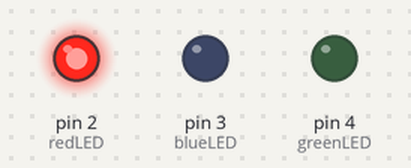
The sketch below on a simulated Arduino Uno, built with avr-gcc and run on an emulated ATmega328P. Shown: output pins drawn as LEDs (lit = HIGH).

Above: at 0.1 s.
Timing chart, 0 to 1.6 s (numbered marks = the images above):
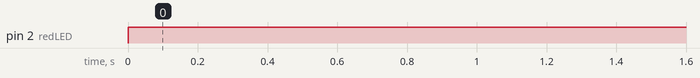

Measured:
- by itself, pin 2 (redLED): LOW → HIGH at 0.00 s

The sketch:

collision_detection.ino
```cpp
int redLED = 2;
int blueLED = 3;
int greenLED = 4;
int frontSensor = 5;
int leftSensor = 6;
int rightSensor = 7;

void setup() {
  // put your setup code here, to run once:
  pinMode (redLED, OUTPUT);
  pinMode (blueLED, OUTPUT);
  pinMode (greenLED, OUTPUT);
  pinMode (frontSensor, INPUT);
  pinMode (leftSensor, INPUT);
  pinMode (rightSensor, INPUT);
}

void loop() {
  // put your main code here, to run repeatedly:
  bumper_hit();
}

void bumper_hit () {
  if (frontSensor) {
    digitalWrite(redLED, HIGH);
    digitalWrite(blueLED, LOW);
    digitalWrite(greenLED, LOW);
  }
  else if (leftSensor) {
    digitalWrite(redLED, LOW);
    digitalWrite(blueLED, HIGH);
    digitalWrite(greenLED, LOW);
  }
  else if (rightSensor) {
    digitalWrite(redLED, LOW);
    digitalWrite(blueLED, LOW);
    digitalWrite(greenLED, HIGH);
  }
}
```
